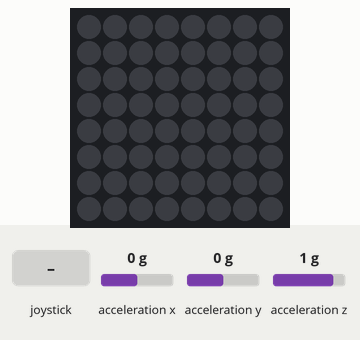
Recording of a program running on a simulated Raspberry Pi (BCM pin numbers) with a Sense HAT. Shown: the Sense HAT's 8×8 RGB LED matrix. Inputs (shaded band) come from the test bench; at power-on: acceleration x 0 g, acceleration y 0 g, acceleration z 1 g. Dim RGB values are drawn brighter than linear; random numbers come from a fixed seed.

Above: at 1.2 s.
1.3 s: acceleration x set to -1.4 g
At 2.5 s:
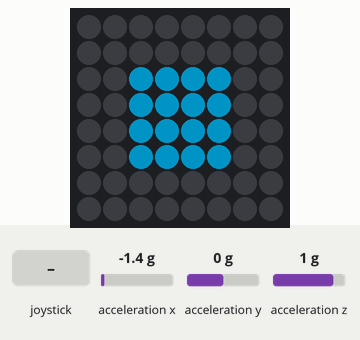
2.8 s: acceleration x set to 0 g
At 4.8 s:
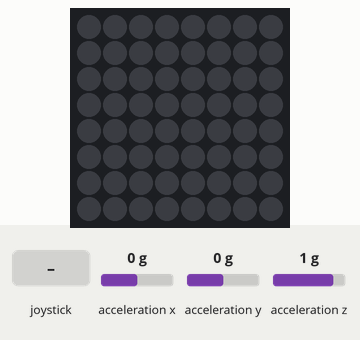
5.8 s: joystick pushed up
At 7.0 s:
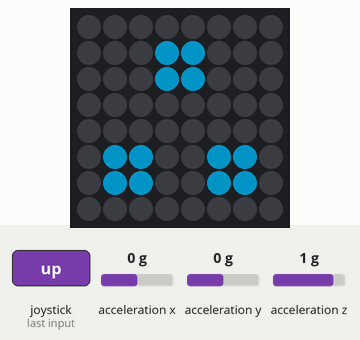
7.3 s: acceleration y set to -1.4 g
At 9.4 s:
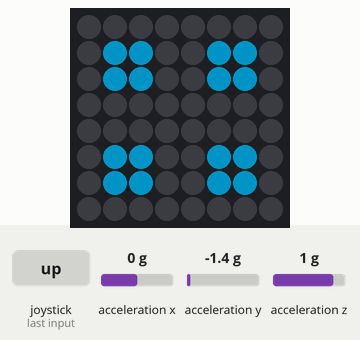
10.3 s: joystick pushed down
At 14.4 s:
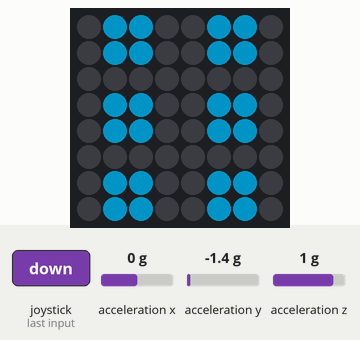
Timing chart, 0 to 15.8 s (numbered marks = the images above; inputs shaded):
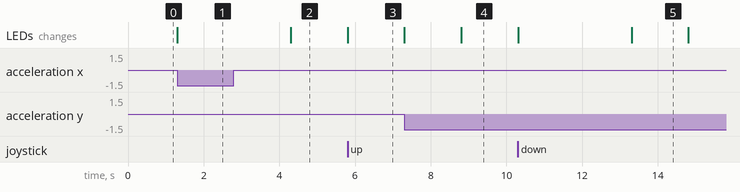

The program:

hat_six_dice.py
```python
from random import randint
from sense_hat import SenseHat
from time import sleep

def roll():
    sense.set_pixels(dice[randint(0,5)])
    sleep(3)
    sense.clear()

sense = SenseHat()
sense.clear()

blk = [0,0,0]
pix = [randint(0,100),randint(0,100),randint(0,100)]

dice = [
    [ # One
    blk,blk,blk,blk,blk,blk,blk,blk,
    blk,blk,blk,blk,blk,blk,blk,blk,
    blk,blk,pix,pix,pix,pix,blk,blk,
    blk,blk,pix,pix,pix,pix,blk,blk,
    blk,blk,pix,pix,pix,pix,blk,blk,
    blk,blk,pix,pix,pix,pix,blk,blk,
    blk,blk,blk,blk,blk,blk,blk,blk,
    blk,blk,blk,blk,blk,blk,blk,blk,
    ],
    [ # Two
    blk,blk,blk,blk,blk,blk,blk,blk,
    blk,pix,pix,pix,blk,blk,blk,blk,
    blk,pix,pix,pix,blk,blk,blk,blk,
    blk,pix,pix,pix,blk,blk,blk,blk,
    blk,blk,blk,blk,pix,pix,pix,blk,
    blk,blk,blk,blk,pix,pix,pix,blk,
    blk,blk,blk,blk,pix,pix,pix,blk,
    blk,blk,blk,blk,blk,blk,blk,blk,
    ],
    [ # Three
    blk,blk,blk,blk,blk,blk,blk,blk,
    blk,blk,blk,pix,pix,blk,blk,blk,
    blk,blk,blk,pix,pix,blk,blk,blk,
    blk,blk,blk,blk,blk,blk,blk,blk,
    blk,blk,blk,blk,blk,blk,blk,blk,
    blk,pix,pix,blk,blk,pix,pix,blk,
    blk,pix,pix,blk,blk,pix,pix,blk,
    blk,blk,blk,blk,blk,blk,blk,blk,
    ],
    [ # Four
    blk,blk,blk,blk,blk,blk,blk,blk,
    blk,pix,pix,blk,blk,pix,pix,blk,
    blk,pix,pix,blk,blk,pix,pix,blk,
    blk,blk,blk,blk,blk,blk,blk,blk,
    blk,blk,blk,blk,blk,blk,blk,blk,
    blk,pix,pix,blk,blk,pix,pix,blk,
    blk,pix,pix,blk,blk,pix,pix,blk,
    blk,blk,blk,blk,blk,blk,blk,blk,
    ],
    [ # Five
    blk,blk,blk,blk,blk,blk,blk,blk,
    blk,pix,pix,blk,blk,pix,pix,blk,
    blk,pix,pix,blk,blk,pix,pix,blk,
    blk,blk,blk,pix,pix,blk,blk,blk,
    blk,blk,blk,pix,pix,blk,blk,blk,
    blk,pix,pix,blk,blk,pix,pix,blk,
    blk,pix,pix,blk,blk,pix,pix,blk,
    blk,blk,blk,blk,blk,blk,blk,blk,
    ],
    [ # Six
    blk,pix,pix,blk,blk,pix,pix,blk,
    blk,pix,pix,blk,blk,pix,pix,blk,
    blk,blk,blk,blk,blk,blk,blk,blk,
    blk,pix,pix,blk,blk,pix,pix,blk,
    blk,pix,pix,blk,blk,pix,pix,blk,
    blk,blk,blk,blk,blk,blk,blk,blk,
    blk,pix,pix,blk,blk,pix,pix,blk,
    blk,pix,pix,blk,blk,pix,pix,blk,
    ]
]

sense.stick.direction_any = roll

while True:
    gyro = sense.get_accelerometer_raw()
    for i in gyro:
        gyro[i] = round(gyro[i])

    if gyro['x'] != 0 or gyro['y'] != 0 or gyro['z'] != 1:
        roll()
```

Measured:
- after the input at 1.3 s, the LEDs: change at once (image 1)
- after the input at 5.8 s, the LEDs: change at once (image 3)
